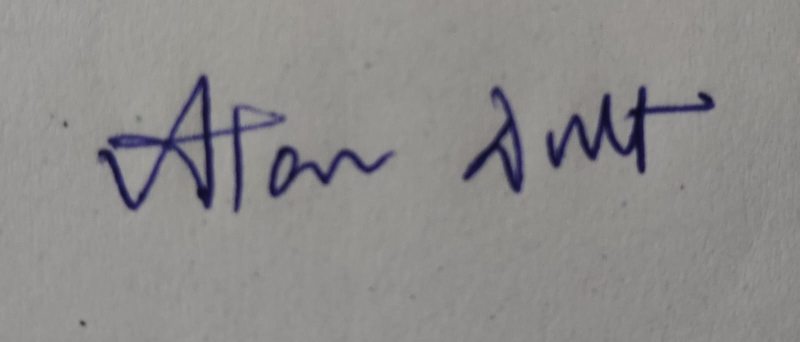
#> input picture backend/uploads/8653304906/sig_1.jpeg, 1600 x 683 px (shown at 1/2 size)
$ python -i preprocessing.py   (imports and definitions only)
#> lines starting #> are read from the running program, lines starting #| are printed output that depends on the picture; after the words box and inside, x2 and y2 are one past the last pixel; in counts of white or black regions, pixels touching at a corner belong together
import cv2
import numpy as np

IMG_SIZE = 224

def preprocess_signature(image_input, from_bytes=False):

    # Load image
#> called with image_input = 'uploads/8653304906/sig_1.jpeg', from_bytes = False
    if from_bytes:
        file_bytes = np.frombuffer(image_input, np.uint8)
        img = cv2.imdecode(file_bytes, cv2.IMREAD_GRAYSCALE)
    else:
        img = cv2.imread(image_input, cv2.IMREAD_GRAYSCALE)
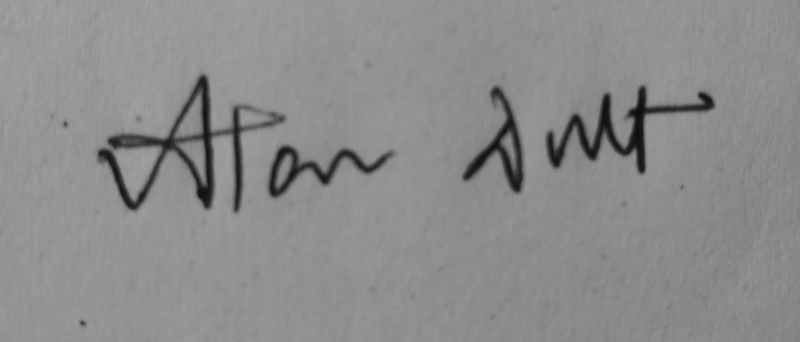
#> img: shape (683, 1600) (shown at 1/2 size); min 9, max 163, mean 139.8

    if img is None:
        raise ValueError("Image could not be loaded")

    # Binarization
    _, img_bin = cv2.threshold(
        img, 0, 255, cv2.THRESH_BINARY_INV + cv2.THRESH_OTSU
    )
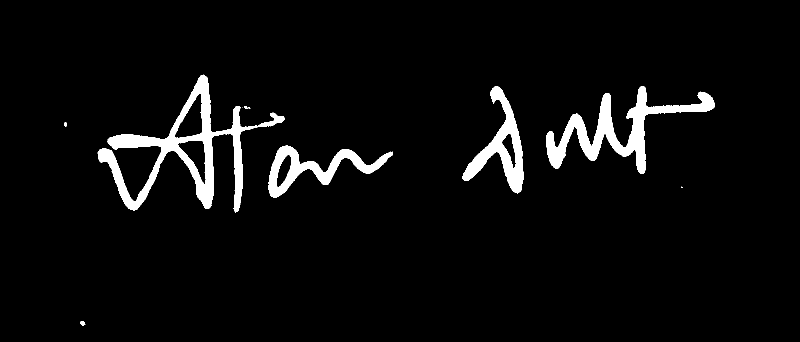
#> img_bin: shape (683, 1600) (shown at 1/2 size); 4.6% white; 11 white regions (3 under 20 px), largest, box (x1, y1, x2, y2) and area: (195, 149, 516, 425) 19123, (1092, 172, 1430, 348) 14447, (925, 173, 1048, 387) 7982

    # Noise removal
    kernel = np.ones((3,3), np.uint8)
    img_bin = cv2.morphologyEx(img_bin, cv2.MORPH_OPEN, kernel)
#> img_bin: shape (683, 1600); 4.5% white; 8 white regions, largest, box (x1, y1, x2, y2) and area: (196, 150, 515, 424) 19087, (1092, 172, 1430, 348) 14425, (925, 173, 1048, 386) 7962

    # Crop signature
    coords = cv2.findNonZero(img_bin)
#> coords = contour of 49670 points, box (x1, y1, x2, y2) (128, 150, 1430, 651), area 117431
    if coords is None:
        raise ValueError("No signature detected")

    x, y, w, h = cv2.boundingRect(coords)
#> x = 128; y = 150; w = 1302; h = 501
    img_crop = img_bin[y:y+h, x:x+w]
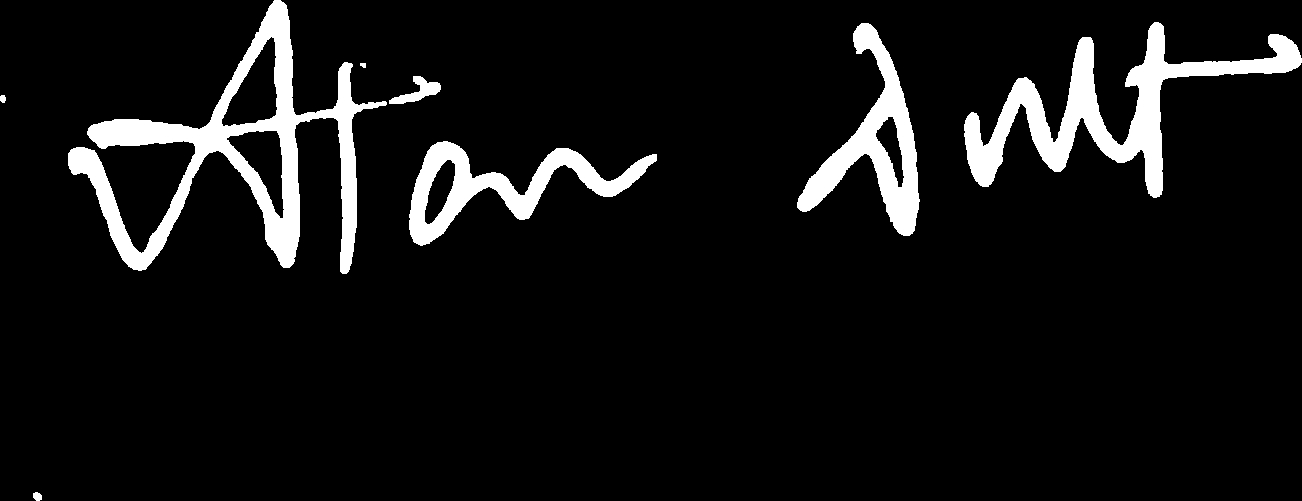
#> img_crop: shape (501, 1302); 7.6% white; 8 white regions, largest, box (x1, y1, x2, y2) and area: (68, 0, 387, 274) 19087, (964, 22, 1302, 198) 14425, (797, 23, 920, 236) 7962

    # Resize
    img_resized = cv2.resize(img_crop, (IMG_SIZE, IMG_SIZE))
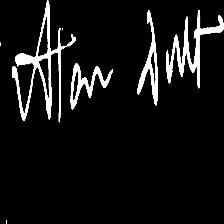
#> img_resized: shape (224, 224); min 0, max 255, mean 19.4

    # Normalize
    normalized = img_resized.astype("float32") / 255.0

    # Convert 1 channel → 3 channels
    normalized = np.stack((normalized,)*3, axis=-1)
#> normalized: shape (224, 224, 3) float32

    return normalized, img_bin

>>> result = preprocess_signature('uploads/8653304906/sig_1.jpeg')

$ run again, on backend/uploads/8653304906/sig_3.jpeg
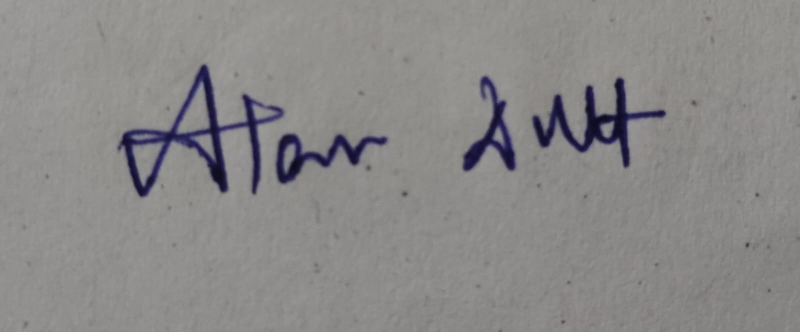
#> input picture backend/uploads/8653304906/sig_3.jpeg, 1600 x 663 px (shown at 1/2 size)
#> in preprocess_signature, `_, img_bin = cv2.threshold( img, 0, 255, cv2.THRESH_BINARY_INV + cv2.T..`:
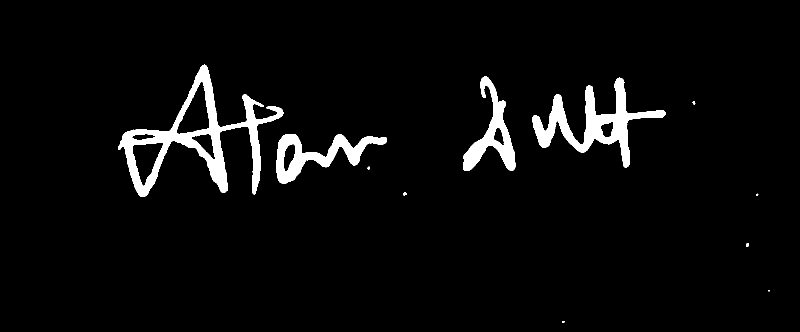
#> img_bin: shape (663, 1600) (shown at 1/2 size); 4.2% white; 11 white regions (3 under 20 px), largest, box (x1, y1, x2, y2) and area: (236, 129, 567, 394) 18336, (1064, 155, 1332, 336) 12511, (552, 268, 774, 368) 7508
#> coords = contour of 44977 points, box (x1, y1, x2, y2) (236, 130, 1516, 646), area 77642
#> x = 236; y = 130; w = 1280; h = 516
#> img_crop: shape (516, 1280); 6.8% white; 10 white regions (3 under 20 px), largest, box (x1, y1, x2, y2) and area: (0, 0, 331, 264) 18313, (829, 26, 1096, 205) 12491, (316, 138, 538, 238) 7503
#> in preprocess_signature, `img_resized = cv2.resize(img_crop, (IMG_SIZE, IMG_SIZE))`:
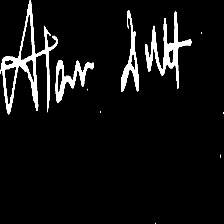
#> img_resized: shape (224, 224); min 0, max 255, mean 17.5
